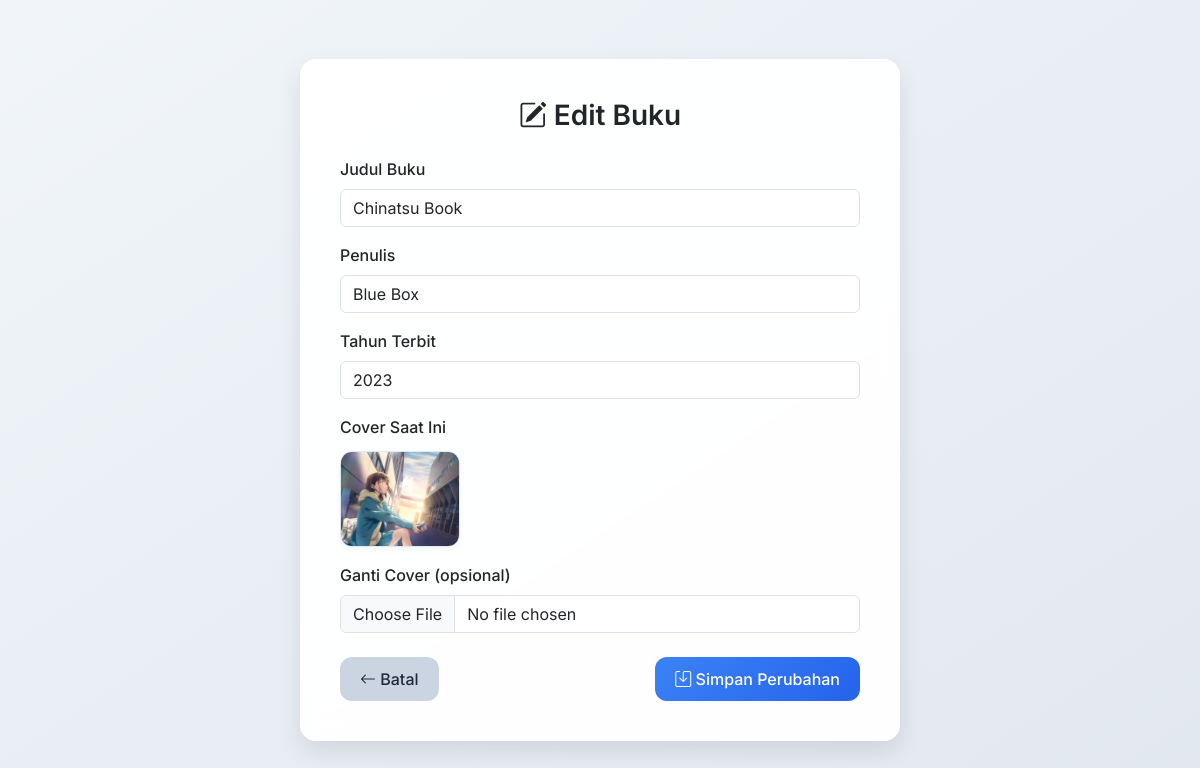
Screenshot of /edit.php?id=4 (signed in) with the database file from the repository.
### tables this page shows
CREATE TABLE `buku` (
  `id` int NOT NULL,
  `judul` varchar(256) DEFAULT NULL,
  `penulis` varchar(256) DEFAULT NULL,
  `tahun` int DEFAULT NULL,
  `cover` varchar(256) DEFAULT NULL
);

### edit.php (the view, shortened to what this page needs)
<?php
include 'db.php';
$id = (int)$_GET['id'];
$result = $conn->query("SELECT * FROM buku WHERE id=$id");
$row = $result->fetch_assoc();
?>
<!DOCTYPE html>
<html lang="id">
<head>
    <link href="https://cdn.jsdelivr.net/npm/bootstrap@5.3.0/dist/css/bootstrap.min.css" rel="stylesheet">
    <link href="https://cdn.jsdelivr.net/npm/bootstrap-icons@1.10.5/font/bootstrap-icons.css" rel="stylesheet">
</head>
<body>
    <div class="form-card">
        <h3 class="mb-4 text-center fw-semibold"><i class="bi bi-pencil-square"></i> Edit Buku</h3>
        <form method="POST" enctype="multipart/form-data">
            <div class="mb-3">
                <label for="judul" class="form-label">Judul Buku</label>
                <input type="text" name="judul" id="judul" class="form-control" value="<?= htmlspecialchars($row['judul']) ?>" required>
            </div>
            <div class="mb-3">
                <label for="penulis" class="form-label">Penulis</label>
                <input type="text" name="penulis" id="penulis" class="form-control" value="<?= htmlspecialchars($row['penulis']) ?>" required>
            </div>
            <div class="mb-3">
                <label for="tahun" class="form-label">Tahun Terbit</label>
                <input type="number" name="tahun" id="tahun" class="form-control" value="<?= $row['tahun'] ?>" required>
            </div>
            <div class="mb-3">
                <label class="form-label">Cover Saat Ini</label><br>
                <img src="cover/<?= $row['cover'] ?? 'default.jpg' ?>" alt="Cover buku" width="120" class="img-preview mt-1">
            </div>
            <div class="mb-4">
                <label for="cover" class="form-label">Ganti Cover (opsional)</label>
                <input type="file" name="cover" id="cover" class="form-control">
            </div>
            <div class="d-flex justify-content-between">
                <a href="perpustakaan.php" class="btn btn-secondary-modern btn-modern"><i class="bi bi-arrow-left"></i> Batal</a>
                <button type="submit" class="btn btn-primary-modern btn-modern"><i class="bi bi-save"></i> Simpan Perubahan</button>
            </div>
        </form>
    </div>
</body>
</html>

### edit.php (style rules this page uses)
body { font-family: 'Inter', sans-serif; background: linear-gradient(to bottom right, #f1f5f9, #e2e8f0); min-height: 100vh; display: flex; align-items: center; justify-content: center; }
.form-card { background: rgba(255, 255, 255, 0.95); border-radius: 16px; box-shadow: 0 10px 25px rgba(0,0,0,0.1); padding: 40px; max-width: 600px; width: 100%; backdrop-filter: blur(10px); animation: fadeInUp 0.5s ease; }
.form-label { font-weight: 500; }
.btn-modern { border: none; border-radius: 12px; padding: 10px 20px; font-weight: 500; transition: 0.3s; }
.btn-primary-modern { background: linear-gradient(135deg, #3b82f6, #2563eb); color: white; }
.btn-secondary-modern { background: #cbd5e1; color: #1e293b; }
.img-preview { border-radius: 12px; border: 1px solid #e2e8f0; box-shadow: 0 2px 6px rgba(0,0,0,0.05); }

### rows the page displays
buku: judul "Chinatsu Book", penulis "Blue Box", tahun "2023", cover (picture)
